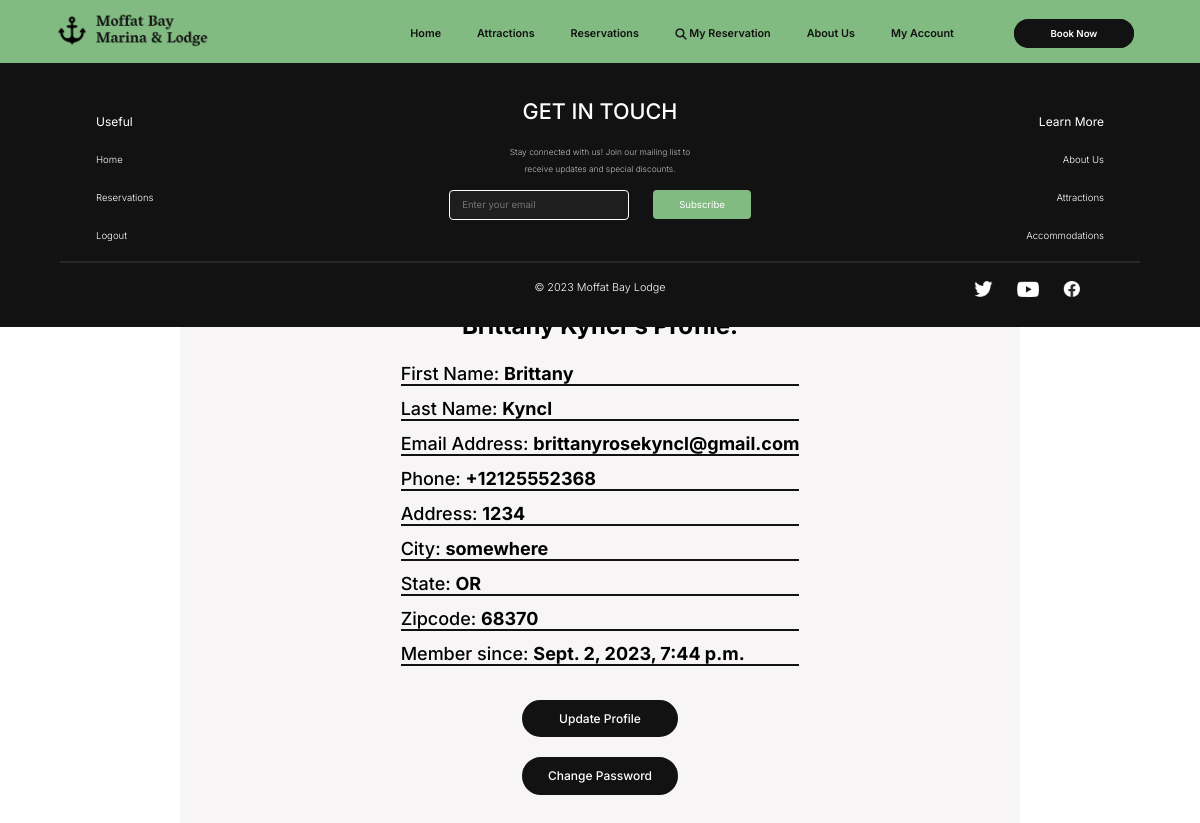
Screenshot of /profile/ (signed in) with the database file from the repository.
### users/models.py (models this page shows, shortened)
class CustomUser(AbstractUser):
    username = None
    email = models.EmailField(_('email address'), unique=True)
    first_name = models.CharField(max_length=50,verbose_name="First Name", null=True, blank=True)
    last_name = models.CharField(max_length=50,verbose_name="Last Name", null=True, blank=True)
    street = models.CharField(max_length=50,verbose_name="Address", null=True, blank=True)
    city = models.CharField(max_length=50,verbose_name="City", null=True, blank=True)
    state = models.CharField(max_length=50,verbose_name="State", null=True, blank=True)
    zip = models.CharField(max_length=8,verbose_name="Zipcode", null=True, blank=True)
    phone = PhoneNumberField(verbose_name="Phone Number", blank=True, null=True)
    class Meta:
        verbose_name_plural = "User Accounts"
    USERNAME_FIELD = 'email'
    REQUIRED_FIELDS = []
    objects = CustomUserManager()

### users/views.py (the view)
# urls.py: path('profile/', account_views.profile, name='profile'),
@login_required
def profile(request):
    mailform = MailListForm(request.POST or None)
    if request.method == "POST":
        if mailform.is_valid():
            mailform.save()
            messages.success(request, "Thank you for signing up for our mailing list!", extra_tags='mail_form')
            return redirect('profile')
    mail_form_messages = messages.get_messages(request)
    mail_form_messages = [message for message in mail_form_messages if 'mail_form' in message.tags]
    context = {
        'title':'Your Profile',
        'mailform': MailListForm,
        'has_mailform_messages': mail_form_messages,
    }
    return render(request, 'users/profile.html', context)

### users/templates/users/profile.html (shortened to what this page needs)
{% extends "reservations/base.html" %}
{% load crispy_forms_tags %}
{% load static %}
{% block css %}
<link rel="stylesheet" type="text/css" href="{% static 'reservations/accounts.css' %}"/>
{% endblock %}
{% block content %}
<div class="banner">
    <div class="overlay-register" style="padding-bottom: 4vw;">
        <div class="text-content form-register">
            <h3 style="padding: 1.5vw;">{{user.first_name}} {{user.last_name}}'s Profile:</h3>
            <fieldset class="form-register">
                <div class="register-grid-container">
                    <div class="register-section profile"><label class="register-label">First Name:&nbsp;</label><div class="register-input">{{user.first_name}}</div></div>
                    <div class="register-section profile"><div class="register-label">Last Name:&nbsp;</div><div class="register-input">{{user.last_name}}</div> </div>
                    <div class="register-section profile"><div class="register-label">Email Address:&nbsp;</div><div class="register-input">{{ user.email }}</div> </div>
                    <div class="register-section profile"><div class="register-label">Phone:&nbsp;</div><div class="register-input">{{ user.phone }}</div> </div>
                    <div class="register-section profile"><div class="register-label">Address:&nbsp;</div><div class="register-input">{{ user.street }}</div></div>
                    <div class="register-section profile"><div class="register-label">City:&nbsp;</div><div class="register-input">{{ user.city }}</div> </div>
                    <div class="register-section profile"><div class="register-label">State:&nbsp;</div><div class="register-input">{{ user.state }}</div> </div>
                    <div class="register-section profile"><div class="register-label">Zipcode:&nbsp;</div><div class="register-input">{{ user.zip }}</div> </div>
                    <div class="register-section profile"><div class="register-label">Member since:&nbsp;</div><div class="register-input">{{ user.date_joined }}</div> </div>
                </div>
            </fieldset>
        </div>
        <button class="login-button register-button"><a href="{% url 'update_profile' %}">Update Profile</a></button>
        <br>
        <button class="login-button register-button"><a href="{% url 'change_password' %}">Change Password</a></button>
    </div>
</div>
{% endblock content %}

### reservations/static/reservations/base.css (style rules this page uses)
* { margin: 0; padding: 0; font-family: 'Inter', sans-serif; box-sizing: border-box; }
.email-form input[type="email"] { padding: 0.5vw 1vw; border: 1px solid #fff; border-radius: 4px; outline: none; background-color: #1E1E1E; height: 2.5vw; width: 15vw; font-size: .8vw; color: #ffff; }
.text-content { text-align: center; }
.text-content h3 { font-size: 1.3vw; }
.banner { height: auto; overflow: hidden; }

### reservations/static/reservations/accounts.css (style rules this page uses)
.banner { display: flex; justify-content: center; align-items: center; }
.login-button { cursor: pointer; color: #fff; text-decoration: none; padding: .7vw 0vw; border-radius: 40px; background-color: #121212; border: .3vw solid #121212; }
.register-button a { text-decoration: none; cursor: pointer; color: #fff; padding: .7vw 0; }
.register-button, .login-button { width: 13vw; margin: 0; }
.overlay-register { display: flex; flex-direction: column; align-items: center; position: absolute; top: 12vw; width: 70%; height: auto; padding: 1vw; background-color: rgba(245, 243, 243, 0.801); border-radius: 20px; }
.form-register { display: flex; flex-direction: column; align-items: center; text-align: center; border: 0; max-width: 100%; padding-top: 5px; padding-bottom: 5px; font-weight: bold; }
.register-grid-container { display: grid; grid-template-columns: repeat(1, 1fr); gap: 1vw; margin-bottom: 2vw; text-align: right; }
.register-section { grid-column: span 1; font-weight: bold; display: flex; justify-content: flex-end; align-items: center; }
.register-grid-container .profile { justify-content: flex-start; border-bottom: .2vw solid #121212; }
.register-input { display: flex; align-items: center; justify-content: center; }
.login-button { grid-column: span 2; }
.text-content .new-user, #forgot-password, #forgot-password:hover, .login-button, .register-button a, .form-control label, .bottom-links h5, .bottom-links a, .register-label, .success { font-weight: 500; font-size: 1.3vw; }
.text-content h3 { font-size: 2vw; }
.login-button, .register-button a { font-size: 1vw; }
.register-section.profile .register-label { font-size: 1.5vw; }
.register-section.profile .register-input { font-size: 1.5vw; }

### rows the page displays
CustomUser: first_name "Brittany", last_name "Kyncl", email "brittanyrosekyncl@gmail.com", phone "+12125552368", street "1234", city "somewhere", state "OR", zip "68370", date_joined "Sept. 2, 2023, 7:44 p.m."
